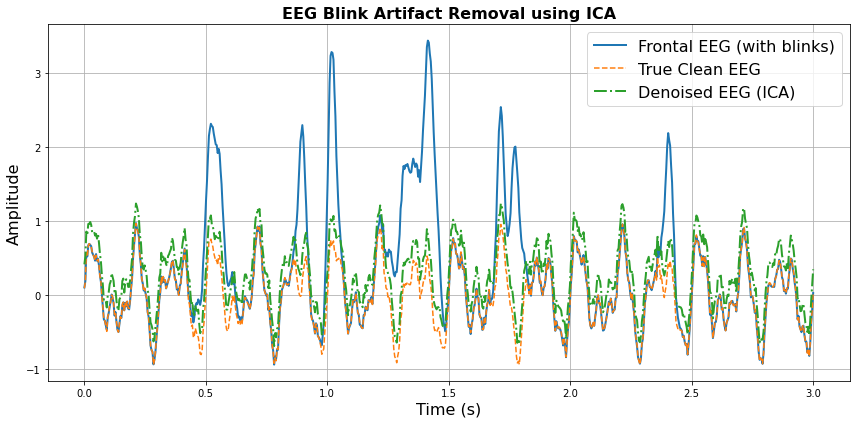

This chart was generated by the following Python code:
#!/usr/bin/env python3
# -*- coding: utf-8 -*-
"""
EEG Blink Artifact Removal using ICA
-----------------------------------

This script simulates EEG signals with eye blink artifacts and demonstrates
Independent Component Analysis (ICA) for artifact removal.

Author: Sahar Jahani
Date: 2025-09-19
"""

import numpy as np
import matplotlib.pyplot as plt
from sklearn.decomposition import FastICA
from sklearn.metrics import mean_squared_error
from scipy.stats import kurtosis


def simulate_eeg(fs: int = 250, duration: int = 3) -> tuple:
    """
    Simulate clean EEG (theta, alpha, beta) + Gaussian noise.

    Parameters
    ----------
    fs : int
        Sampling frequency in Hz.
    duration : int
        Duration in seconds.

    Returns
    -------
    t : ndarray
        Time vector.
    clean_eeg : ndarray
        Simulated clean EEG.
    """
    t = np.linspace(0, duration, fs * duration)
    theta = 0.5 * np.sin(2 * np.pi * 6 * t)      # 6 Hz
    alpha = 0.3 * np.sin(2 * np.pi * 10 * t)     # 10 Hz
    beta  = 0.2 * np.sin(2 * np.pi * 20 * t)     # 20 Hz
    brain_noise = 0.05 * np.random.randn(len(t))
    clean_eeg = theta + alpha + beta + brain_noise
    return t, clean_eeg


def simulate_blinks(t: np.ndarray, fs: int, duration: int, n_blinks: int = 8) -> np.ndarray:
    """
    Simulate eye blink artifacts as Gaussian bumps at random times.

    Parameters
    ----------
    t : ndarray
        Time vector.
    fs : int
        Sampling frequency in Hz.
    duration : int
        Signal duration in seconds.
    n_blinks : int
        Number of blinks to insert.

    Returns
    -------
    blink : ndarray
        Blink artifact signal.
    """
    blink = np.zeros(len(t))
    blink_times = np.random.uniform(0.5, duration - 0.5, size=n_blinks)

    for bt in blink_times:
        sigma = np.random.uniform(0.01, 0.05)   # blink width
        amp   = np.random.uniform(1.5, 3)       # blink strength
        start = int((bt - 0.15) * fs)
        end   = int((bt + 0.15) * fs)
        blink[start:end] += amp * np.exp(-((t[start:end] - bt) ** 2) / (2 * sigma ** 2))

    return blink


def run_ica(X: np.ndarray, clean_eeg: np.ndarray) -> tuple:
    """
    Run ICA to remove blink artifacts from EEG.

    Parameters
    ----------
    X : ndarray
        Multichannel EEG (channels x samples).
    clean_eeg : ndarray
        Ground truth clean EEG (for evaluation).

    Returns
    -------
    den_eeg : ndarray
        Denoised EEG (first channel).
    mse_before : float
        Mean squared error before ICA.
    mse_after : float
        Mean squared error after ICA.
    """
    ica = FastICA(n_components=X.shape[0], random_state=0)
    S = ica.fit_transform(X.T)       # sources (samples x comps)
    A = ica.mixing_                  # mixing matrix (channels x comps)

    # Identify blink component via kurtosis
    artifact_idx = np.argmax(np.abs(kurtosis(S, axis=0)))
    S[:, artifact_idx] = 0  # remove artifact

    # Reconstruct EEG
    X_denoised = (S @ A.T + ica.mean_).T
    den_eeg = X_denoised[0]

    mse_before = mean_squared_error(clean_eeg, X[0])
    mse_after  = mean_squared_error(clean_eeg, den_eeg)

    return den_eeg, mse_before, mse_after


def plot_results(t: np.ndarray, ch1: np.ndarray, clean_eeg: np.ndarray, den_eeg: np.ndarray):
    """
    Plot EEG before and after ICA artifact removal.
    """
    # Match scales for fair comparison
    den_plot = den_eeg * (np.std(clean_eeg) / np.std(den_eeg))

    plt.figure(figsize=(12, 6))
    plt.plot(t, ch1, label="Frontal EEG (with blinks)", linewidth = 2)
    plt.plot(t, clean_eeg, label="True Clean EEG", linestyle="dashed")
    plt.plot(t, den_plot, label="Denoised EEG (ICA)", linewidth=2, linestyle="-.")

    plt.xlabel("Time (s)", fontsize=16)
    plt.ylabel("Amplitude", fontsize=16)
    plt.title("EEG Blink Artifact Removal using ICA", fontsize=16, fontweight="bold")
    plt.legend(fontsize=16)
    plt.grid(True)
    plt.tight_layout()
    plt.show()


def main():
    # Parameters
    fs = 250
    duration = 3

    # Simulate signals
    t, clean_eeg = simulate_eeg(fs, duration)
    blink = simulate_blinks(t, fs, duration, n_blinks=8)

    # Multichannel EEG with different blink weights
    ch1 = clean_eeg + 1.0 * blink + 0.01 * np.random.randn(len(t))   # frontal (blink-heavy)
    ch2 = clean_eeg + 0.5 * blink + 0.01 * np.random.randn(len(t))   # medium blink
    ch3 = clean_eeg + 0.2 * blink + 0.01 * np.random.randn(len(t))   # occipital (blink-light)
    X = np.vstack([ch1, ch2, ch3])

    # Run ICA
    den_eeg, mse_before, mse_after = run_ica(X, clean_eeg)

    # Print results
    print(f"MSE Before ICA: {mse_before:.4f}")
    print(f"MSE After ICA : {mse_after:.4f}")

    # Plot
    plot_results(t, ch1, clean_eeg, den_eeg)


if __name__ == "__main__":
    main()
